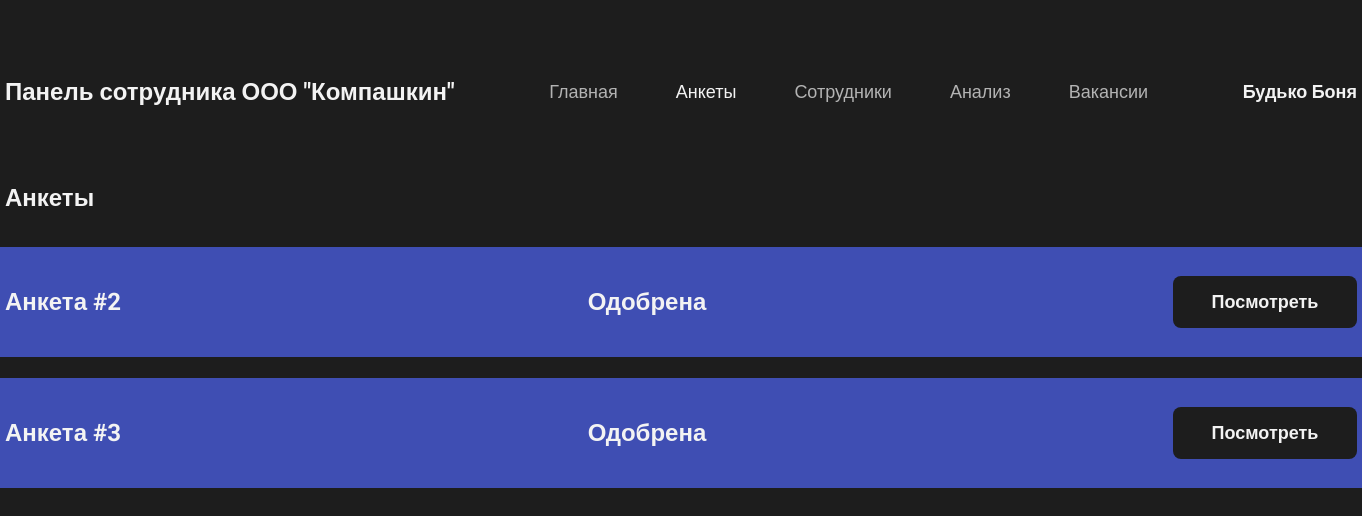
/hr_dep_sotr/ankets.php (signed in), run on the app's committed database.
### tables this page shows
CREATE TABLE `anketa` (
  `id_anketa` int NOT NULL,
  `id_user` int NOT NULL,
  `fam` varchar(255) NOT NULL,
  `name` varchar(255) NOT NULL,
  `otch` varchar(255) DEFAULT NULL,
  `date_birthday` date NOT NULL,
  `pol` tinyint(1) NOT NULL,
  `mesto_rojdenia` varchar(255) NOT NULL,
  `grajdanstvo` varchar(255) NOT NULL,
  `obrazovanie` varchar(255) NOT NULL,
  `telephone` varchar(255) NOT NULL,
  `id_post` int NOT NULL,
  `resume` text NOT NULL,
  `status` varchar(255) NOT NULL
);

### hr_dep_sotr/dbinfo.php (called while the page is built)
<?php
	return [
		'host' => 'localhost',
		'dbname' => 'hr_dep',
		'login' => 'root',
		'password' => 'root'
	];
?>

### hr_dep_sotr/hrlib.php (called while the page is built, shortened)
<?php
	class DB
	{
		private $db;
		public function __construct()
		{
			$dbinfo = require 'dbinfo.php';
			$this->db = new PDO('mysql:host=' . $dbinfo['host'] . ';dbname=' . $dbinfo['dbname'], $dbinfo['login'], $dbinfo['password']);
		}
		public function query($sql, $params = [])
		{
			$stmt = $this->db->prepare($sql);
			if ( !empty($params) ) {
				foreach ($params as $key => $value) {
					$stmt->bindValue(":$key", $value);
				}
			}
			$stmt->execute();
			return $stmt->fetchAll(PDO::FETCH_ASSOC);
		}
		public function get_name($id)
		{
            $param = [ "id" => $id ];
			$data = $this->query("SELECT fam, name FROM anketa WHERE id_user = :id", $param);
            if (isset($data[0]["fam"]) && isset($data[0]["name"])) {
				return $data[0]["fam"]." ".$data[0]["name"];
			}
			else {
				return null;
			}
		}
		public function get_all_ankets()
		{
			$result = $this->query("SELECT id_anketa, status FROM anketa");
			if ($result) {
				return $result;
			}
            return null;
		}
	}
?>

### hr_dep_sotr/ankets.php (the view, shortened to what this page needs)
<?php
    include "hrlib.php";
    $db = new DB;
    $id = $_SESSION['id'];
?>
<!DOCTYPE html>
<html lang="en">
    <head>
        <link rel="stylesheet" href="css/index.css">
        <link rel="stylesheet" href="css/ankets.css">
    </head>
    <body>
        <header>
            <div class="container">
                <p class="logo">Панель сотрудника ООО "Компашкин"</p>
                <nav>
                    <ul>
                        <li>
                            <a class="main" href="index.php">Главная</a>
                        </li>
                        <li>
                            <a class="ankets" href="ankets.php">Анкеты</a>
                        </li>
                        <li>
                            <a class="send_anket" href="sotr.php">Сотрудники</a>
                        </li>
                        <li>
                            <a class="analyse" href="analyse.php">Анализ</a>
                        </li>
                        <li>
                            <a class="vacans" href="vacans.php">Вакансии</a>
                        </li>
                    </ul>
                </nav>
                <p class="name"><?php echo $db->get_name($id); ?></p>
            </div>
        </header>
        <section>
            <div class="container">
                <h1>Анкеты</h1>
            </div>
            <?php
                $data = $db->get_all_ankets();
                if ($data != null) {
                    foreach ($data as $key => $value) {
                        echo '<div class="block_status">
                                <div class="container">
                                    <p class="id">Анкета <span>#'.$value["id_anketa"].'</span></p>
                                    <p class="status">'.$value["status"].'</p>
                                    <a href="anketa.php?id='.$value["id_anketa"].'">Посмотреть</a>
                                </div>
                            </div>';
                    }
                }
                else {
                    echo '<div class="block_status">
                            <div class="container">
                                <p class="not_anket">На текущий момент новых анкет нет</p>
                            </div>
                        </div>';
                }
            ?>
        </section>
    </body>
</html>

### hr_dep_sotr/css/index.css (style rules this page uses)
* { padding: 0; margin: 0; box-sizing: border-box; font-family: 'Roboto', sans-serif; color: #F3F3F3; }
body { background-color: #1d1d1d; }
header { padding: 78px 0; }
header .container { display: flex; justify-content: space-between; align-items: center; }
.container { width: 1352px; margin: 0 auto; }
nav li { list-style-type: none; margin-right: 58px; }
nav li:last-child { margin-right: 0; }
nav ul { display: flex; }
.logo { font-size: 24px; font-weight: 700; }
nav a { font-size: 18px; font-weight: 500; opacity: .7; text-decoration: none; }
.main { opacity: 1; }
.name { font-size: 18px; font-weight: 700; }
h1 { margin-bottom: 35px; }
h1, .id, .status { font-size: 24px; font-weight: 700; }
.block_status { background-color: #3f4eb3; padding: 29px 0; margin-bottom: 21px; }
.block_status:last-child { margin-bottom: 0; }
.block_status .container { display: flex; justify-content: space-between; align-items: center; }
.block_status .container a { width: 184px; height: 52px; border-radius: 8px; background-color: #1d1d1d; text-align: center; text-decoration: none; font-size: 18px; font-weight: 700; display: flex; align-items: center; justify-content: center; }

### hr_dep_sotr/css/ankets.css (style rules this page uses)
.main { opacity: .7; }
.ankets { opacity: 1; }

### data on the page
anketa: $db->get_name($id) "Будько Боня", id_anketa "2", status "Одобрена"
anketa: id_anketa "3", status "Одобрена"
